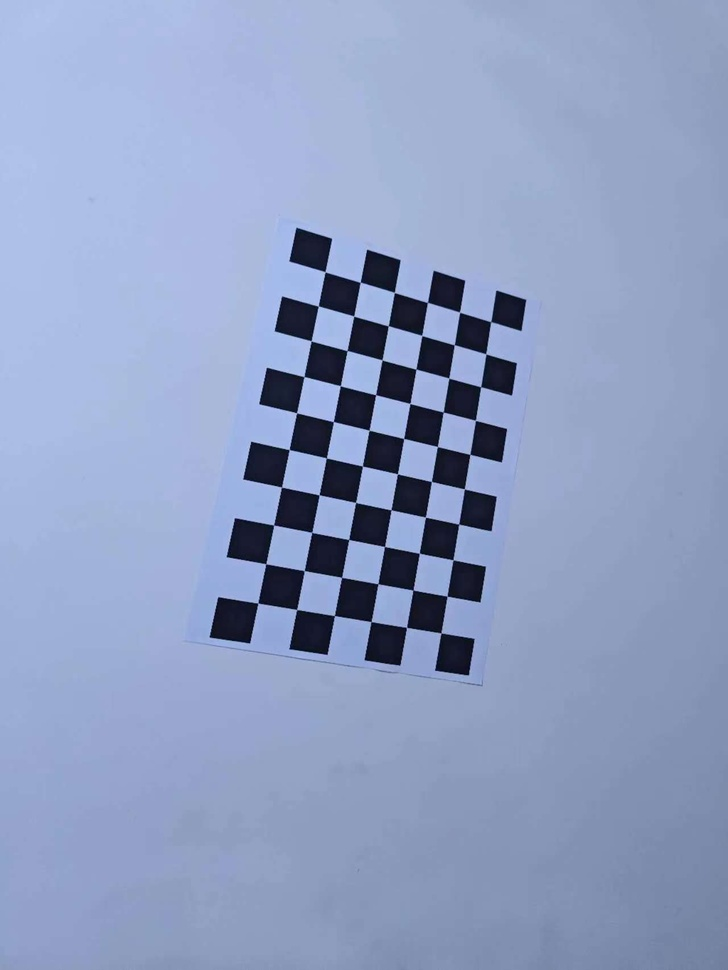
//> input picture phoneCalib/WechatIMG33.jpg, 728 x 970 px, shrunk from 1280 x 1706 before the run; its folder holds 4 pictures in this run
$ ./calib   (built with g++ and OpenCV 4)
//> lines starting //> are read from the running program, lines starting //| are printed output that depends on the picture
#include <iostream>
#include <vector>
#include <string>
#include <opencv2/opencv.hpp>

using namespace std;
using namespace cv;

int main(int argc, char** argv)
{
    // 设置棋盘格尺寸
    Size patternSize(6, 10); // 指定内角点的数量

    // 存储世界坐标点和图像坐标点
    vector<vector<Point3f>> objPoints;
    vector<vector<Point2f>> imgPoints;

    // 构造世界坐标系统中的点
    vector<Point3f> objP;
    for (int i = 0; i < patternSize.height; i++)
    {
        for (int j = 0; j < patternSize.width; j++)
        {
            objP.emplace_back(j, i, 0); // 填充模式
        }
    }

    // 查找目录中的图像文件
    vector<String> imageFiles;
    glob("/home/bl/Desktop/phoneCalib/*.jpg", imageFiles, false);

    // 图像尺寸变量
    Size imageSize;

    // 遍历每个图像文件
    for (const auto& imageFile : imageFiles)
    {
        Mat image = imread(imageFile, IMREAD_GRAYSCALE);
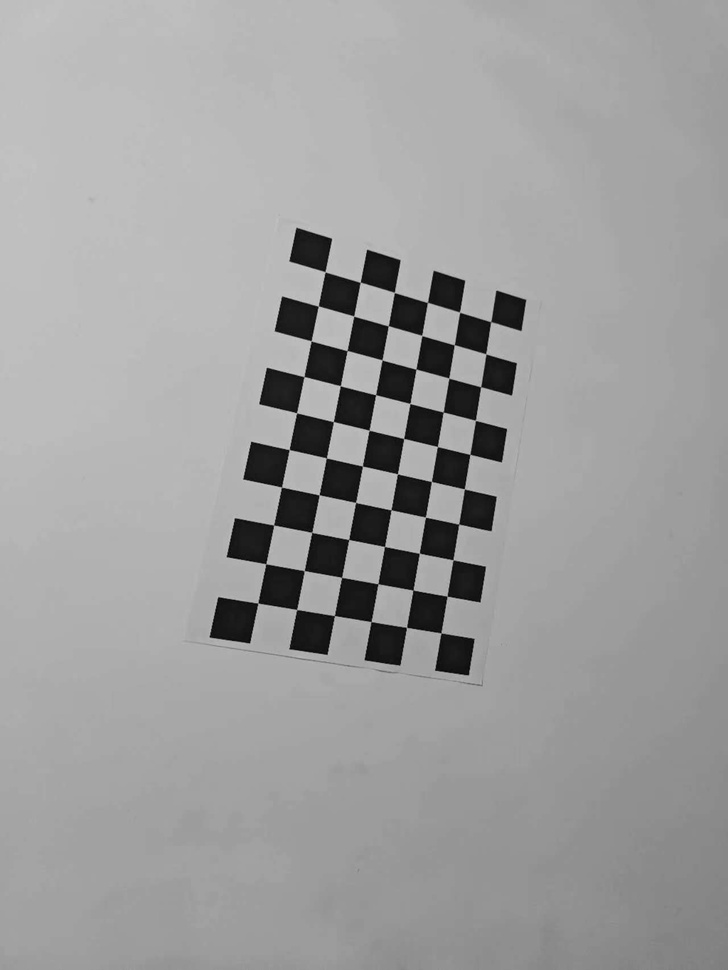
//> image: 970 rows x 728 cols, CV_8UC1; min 0, max 206, mean 158.3
        if (image.empty())
            continue; // 如果图像未正确加载则跳过

        // 图像预处理
        // Mat processedImage;
        // equalizeHist(image, processedImage); // 增强对比度
        // GaussianBlur(processedImage, processedImage, Size(5, 5), 0); // 降噪

        vector<Point2f> corners;
        bool found = findChessboardCorners(image, patternSize, corners,
                                           CALIB_CB_ADAPTIVE_THRESH + CALIB_CB_NORMALIZE_IMAGE);
//> corners = 60 Points (x, y), first 12: [324.9, 271.4], [360.4, 282], [393.8, 292.9], [427.3, 302.3], [459.7, 312.2], [491.2, 322], [318.4, 306], [354.1, 316.2], [388.2, 325.7], [422, 335.5], [454.4, 344.6], [486, 353.7]; found = true
        if (found)
        {
            // 精细化角点位置
            TermCriteria criteria(TermCriteria::EPS + TermCriteria::MAX_ITER, 30, 0.001);
            cornerSubPix(image, corners, Size(11, 11), Size(-1, -1), criteria);
//> corners = 60 Points (x, y), first 12: [325, 271.8], [360.2, 282.2], [394.3, 292.4], [427.4, 302.4], [459.6, 312.1], [490.7, 321.6], [318.2, 306], [353.7, 316.1], [388.3, 325.8], [421.8, 335.4], [454.3, 344.8], [485.8, 353.8]

            // 添加到点集
            objPoints.push_back(objP);
            imgPoints.push_back(corners);
//> imgPoints = 1 point lists

            // [4 lines of commented-out code are left out]
        }

        // 更新图像尺寸
        imageSize = image.size();
//> imageSize = Size(728, 970)
    }
//> pass 2 of the loop `for (const auto& imageFile : imageFiles)`:
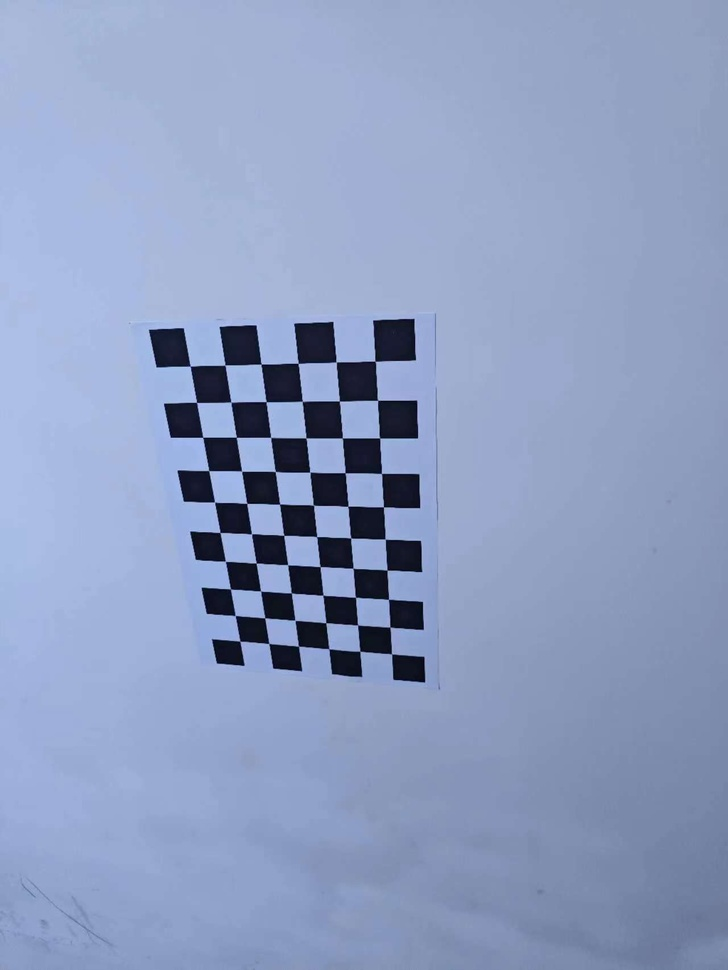
//> input picture phoneCalib/WechatIMG34.jpg, 728 x 970 px, shrunk from 1280 x 1706 before the run
//> `Mat image = imread(imageFile, IMREAD_GRAYSCALE);`:
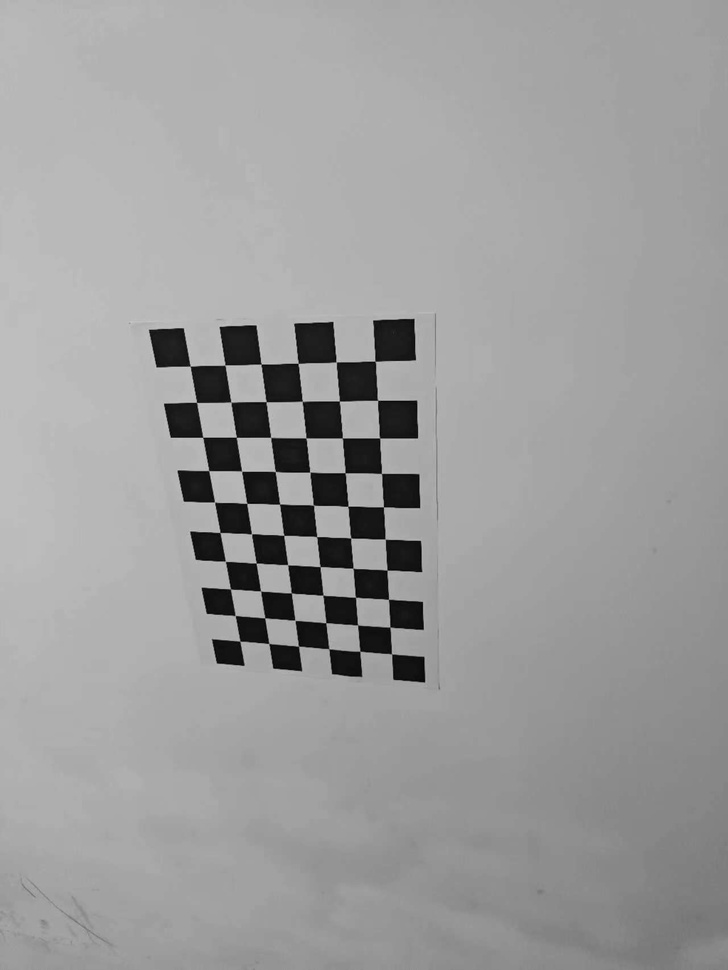
//> image: 970 rows x 728 cols, CV_8UC1; min 0, max 202, mean 157.2
//> `bool found = findChessboardCorners(image, patternSize, corners, CALIB_..`: corners = 60 Points (x, y), first 12: [190.2, 366.1], [224.9, 364.7], [261.2, 364], [298.1, 363.1], [336.2, 362], [374.9, 360.7], [196.4, 402], [231, 402], [265.9, 402], [302.2, 401.1], [339, 401], [377.9, 399.8]
//> `cornerSubPix(image, corners, Size(11, 11), Size(-1, -1), criteria);`: corners = 60 Points (x, y), first 12: [190.2, 366.2], [225, 365.1], [261, 364.1], [298.2, 363.3], [336.2, 361.9], [375.3, 361.3], [196.6, 402.4], [230.8, 402.2], [265.9, 401.7], [302.2, 401.3], [339.4, 401.1], [377.3, 400.3]
//> imgPoints = 2 point lists
//> pass 3 of the loop `for (const auto& imageFile : imageFiles)`:
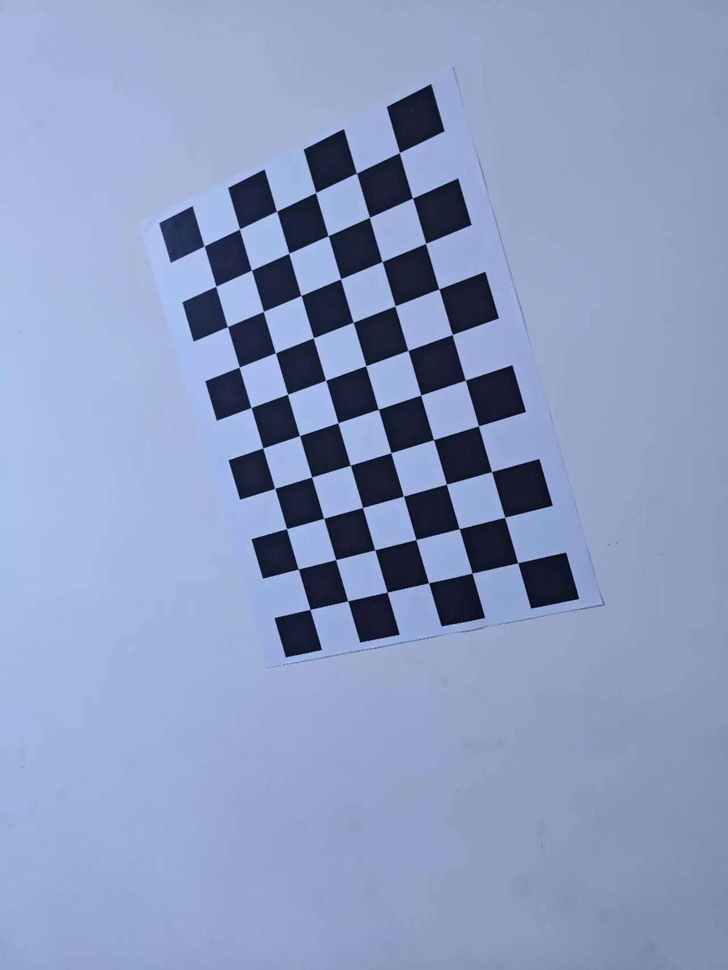
//> input picture phoneCalib/WechatIMG35.jpg, 728 x 970 px, shrunk from 1280 x 1706 before the run
//> `Mat image = imread(imageFile, IMREAD_GRAYSCALE);`:
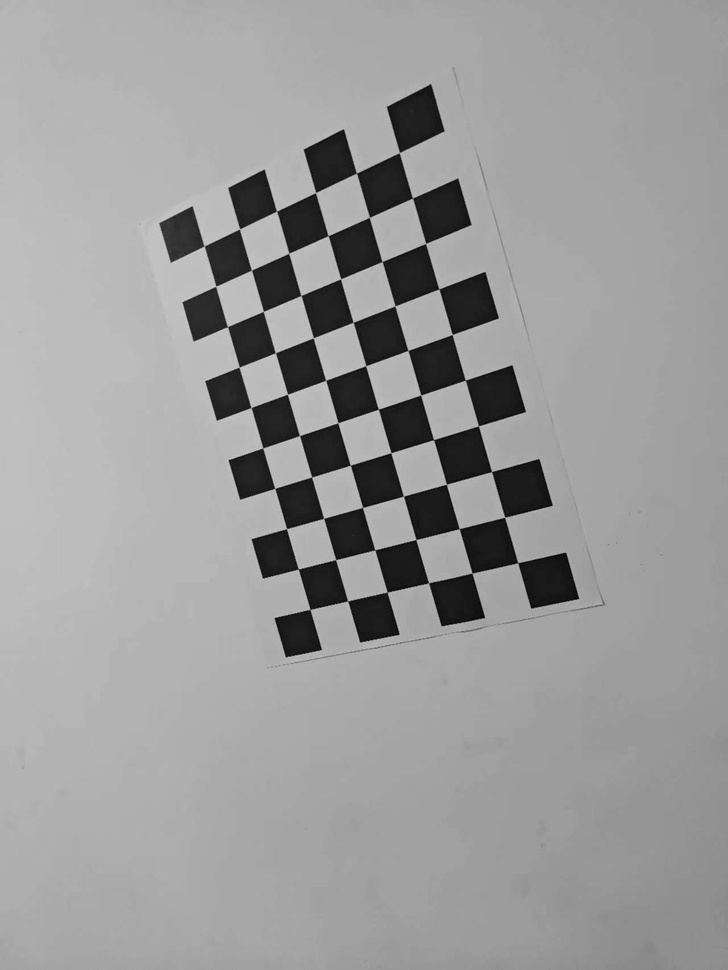
//> image: 970 rows x 728 cols, CV_8UC1; min 0, max 208, mean 155.1
//> `bool found = findChessboardCorners(image, patternSize, corners, CALIB_..`: corners = 60 Points (x, y), first 12: [204.3, 246], [239.5, 229], [276.7, 211], [315.6, 192.6], [356.4, 173.2], [399.4, 152.6], [215.7, 286.3], [251.5, 270.1], [288.7, 253.3], [328, 235.6], [369.4, 217.3], [412.5, 198]
//> `cornerSubPix(image, corners, Size(11, 11), Size(-1, -1), criteria);`: corners = 60 Points (x, y), first 12: [204.2, 246.1], [239.5, 229], [276.6, 211.2], [315.6, 192.6], [356.5, 173.1], [399.4, 152.6], [215.8, 286.3], [251.5, 270.2], [288.8, 253.3], [328.1, 235.7], [369.4, 217.3], [412.5, 198.1]
//> imgPoints = 3 point lists
//> the loop made 4 passes; the first 3 are shown

    // 确保有足够的图像用于标定
    if (imgPoints.size() < 1)
    {
        cout << "Not enough images to calibrate" << endl;
        return 1; // 退出程序
    }

    // 标定相机内参数
    Mat cameraMatrix, distCoeffs;
    vector<Mat> rvecs, tvecs;
    int flags = CALIB_FIX_ASPECT_RATIO + CALIB_FIX_K4 + CALIB_FIX_K5;
    double rms = calibrateCamera(objPoints, imgPoints, imageSize, cameraMatrix, distCoeffs, rvecs, tvecs, flags);

    // 输出结果
    cout << "Camera Matrix: \n" << cameraMatrix << endl;
    cout << "Distortion Coefficients: \n" << distCoeffs << endl;
    cout << "RMS Error: " << rms << endl;

    return 0;
}
